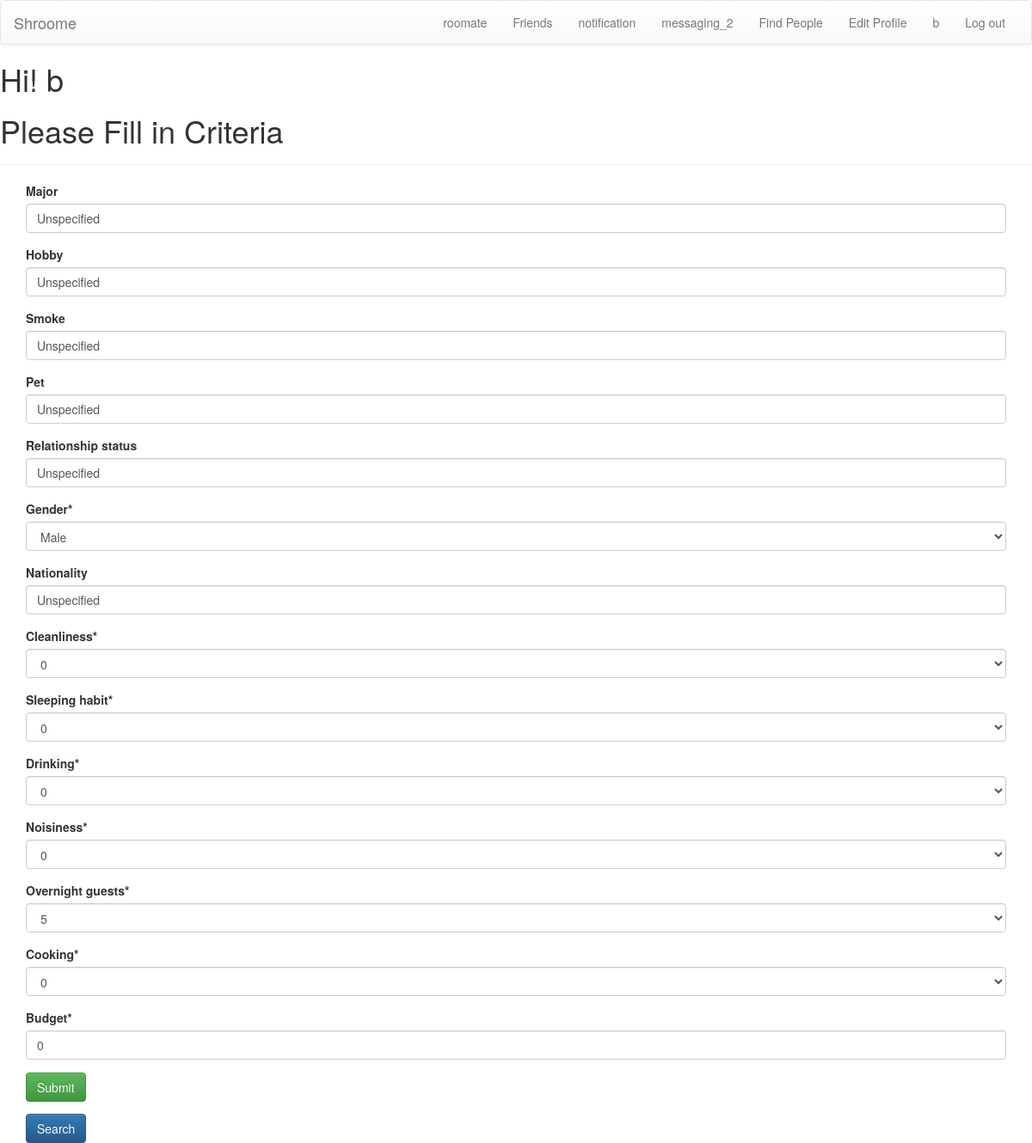
The page /roomate/ (signed in) on the database its author committed.
### roomate/models.py (models this page shows)
class Criteria(models.Model):
	user_uuid = models.UUIDField(default=uuid.uuid4, editable=False)
	major = models.CharField(max_length=50,null=True,blank=True,default = "Unspecified")
	hobby = models.CharField(max_length=50,null=True,blank=True,default = "Unspecified")
	smoke = models.CharField(max_length=50,null=True,blank=True,default = "Unspecified")
	pet = models.CharField(max_length=50,null=True,blank=True,default = "Unspecified")
	relationship_status = models.CharField(max_length=50,null=True,blank=True,default = "Unspecified")
	gender = models.CharField(max_length=1,choices=constants.GENDER_CHOICES,default='U')
	nationality = models.CharField(max_length=50,null=True,blank=True,default = "Unspecified")
	cleanliness = models.IntegerField(choices= constants.LEVEL,default = 0)
	sleeping_habit = models.IntegerField(choices= constants.LEVEL,default = 0)
	drinking = models.IntegerField(choices= constants.LEVEL,default = 0)
	noisiness = models.IntegerField(choices= constants.LEVEL,default = 0)
	overnight_guests = models.IntegerField(choices= constants.LEVEL,default = 0)
	cooking = models.IntegerField(choices= constants.LEVEL,default = 0)
	budget = models.IntegerField(default = 0)

### roomate/views.py (the view)
# urls.py: url(r'^roomate/$','roomate.views.criteria_view',name='criteria_view'),
def criteria_view(request):
	currentUser = Profile.objects.get(user=request.user)
	form = CriteriaForm(request.POST or None , instance = currentUser.searchCriteria or None)
	if request.method == "POST":
		if form.is_valid():
			print request.POST
			searchCriteriaForm = form.save()
			currentUser.searchCriteria = searchCriteriaForm
			currentUser.save()
	context ={'form':form}
	return render(request,'roomate.html',context)

### roomate/forms.py
class CriteriaForm(ModelForm):
	class Meta:
		model = Criteria
		exclude = ['user_uuid']

### templates/roomate.html
{% load staticfiles %}
{% load crispy_forms_tags %}
<html>
	<body>
		<link rel="stylesheet" href="{% static "myprofile.css" %}">
		{% include 'navbar.html' %}
		<h1>Hi! {{ user.username }}</h1>
		<h1> Please Fill in Criteria </h1>
		<hr>
		<div class = "container">
				    	<form action="" method="post">{% csrf_token %}
							{{ form | crispy }}
					        <input class='btn btn-success' type="submit" value="Submit" />
           				</form>
           				<a href = "../match_result" class = 'btn btn-primary'> Search</a>
		</div>
	</body>
</html>

### templates/navbar.html (shortened to what this page needs)
{% load crispy_forms_tags %}
  <link rel="stylesheet" href="https://maxcdn.bootstrapcdn.com/bootstrap/3.3.5/css/bootstrap.min.css">
  <link rel="stylesheet" href="https://maxcdn.bootstrapcdn.com/bootstrap/3.3.5/css/bootstrap-theme.min.css">
  <link rel="stylesheet" href="">
<nav class="navbar navbar-default ">
    <div class="container-fluid">
        <div class="navbar-header">
            <a class="navbar-brand" href="/">Shroome</a>
        </div>
        <div class="collapse navbar-collapse" id="navbar-collapse">
            <ul class="nav navbar-nav navbar-right ">
				{% if user.is_authenticated %}
          <li class = "navbar-menu"><a href="http://{{ request.get_host }}/roomate">roomate</a></li>
			        <li class = "navbar-menu"><a href="http://{{ request.get_host }}/show_friends/"> Friends</a></li>
					<li class = "navbar-menu"><a href="http://{{ request.get_host }}/notification/">notification</a></li>
 					<li class = "navbar-menu"><a href="http://{{ request.get_host }}/messaging_2/">messaging_2</a></li>
					<li class = "navbar-menu"><a href="http://{{ request.get_host }}/find_people/">Find People</a></li>
			        <li class = "navbar-menu"><a href="http://{{ request.get_host }}/edit_profile/"> Edit Profile</a></li>
			        <li class = "navbar-menu"><a href="http://{{ request.get_host }}/myprofile/"> {{user.username}}</a></li>
			        <li class = "navbar-menu" id = "logout-button"><a href="http://{{ request.get_host }}/logout/">Log out</a></li>
			    {% endif %}
  			</ul>
        </div>
    </div>
</nav>

### static/myprofile.css (style rules this page uses)
body { background-color: #b0c4de; }

### rows shown on the page
Criteria: major "Unspecified", hobby "Unspecified", smoke "Unspecified", pet "Unspecified", relationship_status "Unspecified", gender "Male", nationality "Unspecified", cleanliness "0", sleeping_habit "0", drinking "0", noisiness "0", overnight_guests "5", cooking "0", budget "0"

### other values the page prints
{{ user.username }} "b"
